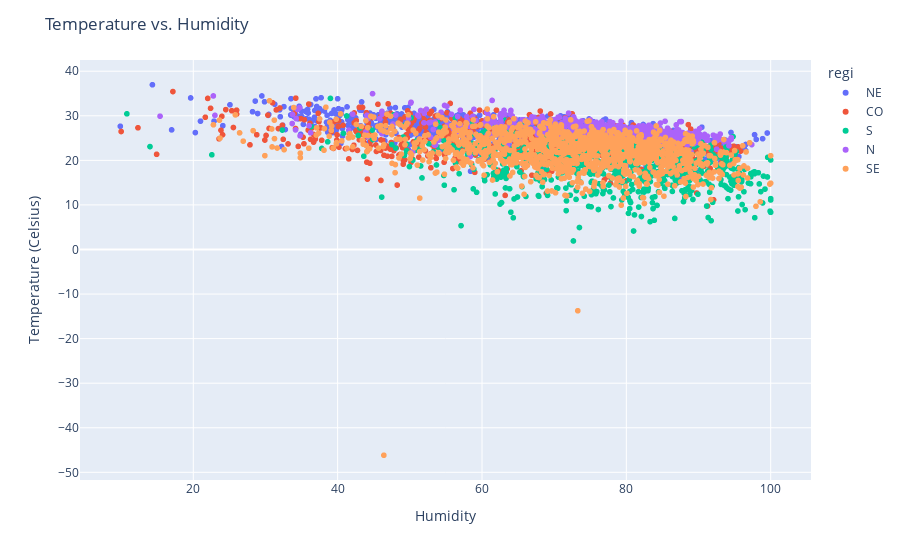

Write notebook code for a chart like this one.
### Code cell
# Create an interactive scatter plot of temperature vs. humidity with tooltip information (station name and region)
fig = px.scatter(sample_df, x='hmdy', y='temp',
                 color='regi', hover_name='inme')

# Customize the plot
fig.update_layout(title='Temperature vs. Humidity',
                  xaxis_title='Humidity',
                  yaxis_title='Temperature (Celsius)',
                  hovermode='closest')

# Display the plot
fig.show()

### Figure 1 — Plotly figure (JSON) as saved in the notebook; plotly's stock layout.template omitted (floating-point values rounded to 4 significant figures; data arrays with more than 128 entries replaced by an {"elided": "..."} marker saying what was removed)
{"data": [{"hovertemplate": "<b>%{hovertext}</b><br><br>regi=NE<br>hmdy=%{x}<br>temp=%{y}<extra></extra>", "hovertext": {"elided": "1324 str values"}, "legendgroup": "NE", "marker": {"color": "#636efa", "symbol": "circle"}, "mode": "markers", "name": "NE", "showlegend": true, "type": "scattergl", "x": {"elided": "1324 float values"}, "xaxis": "x", "y": {"elided": "1324 float values"}, "yaxis": "y"}, {"hovertemplate": "<b>%{hovertext}</b><br><br>regi=CO<br>hmdy=%{x}<br>temp=%{y}<extra></extra>", "hovertext": {"elided": "939 str values"}, "legendgroup": "CO", "marker": {"color": "#EF553B", "symbol": "circle"}, "mode": "markers", "name": "CO", "showlegend": true, "type": "scattergl", "x": {"elided": "939 float values"}, "xaxis": "x", "y": {"elided": "939 float values"}, "yaxis": "y"}, {"hovertemplate": "<b>%{hovertext}</b><br><br>regi=S<br>hmdy=%{x}<br>temp=%{y}<extra></extra>", "hovertext": {"elided": "830 str values"}, "legendgroup": "S", "marker": {"color": "#00cc96", "symbol": "circle"}, "mode": "markers", "name": "S", "showlegend": true, "type": "scattergl", "x": {"elided": "830 float values"}, "xaxis": "x", "y": {"elided": "830 float values"}, "yaxis": "y"}, {"hovertemplate": "<b>%{hovertext}</b><br><br>regi=N<br>hmdy=%{x}<br>temp=%{y}<extra></extra>", "hovertext": {"elided": "665 str values"}, "legendgroup": "N", "marker": {"color": "#ab63fa", "symbol": "circle"}, "mode": "markers", "name": "N", "showlegend": true, "type": "scattergl", "x": {"elided": "665 float values"}, "xaxis": "x", "y": {"elided": "665 float values"}, "yaxis": "y"}, {"hovertemplate": "<b>%{hovertext}</b><br><br>regi=SE<br>hmdy=%{x}<br>temp=%{y}<extra></extra>", "hovertext": {"elided": "1242 str values"}, "legendgroup": "SE", "marker": {"color": "#FFA15A", "symbol": "circle"}, "mode": "markers", "name": "SE", "showlegend": true, "type": "scattergl", "x": {"elided": "1242 float values"}, "xaxis": "x", "y": {"elided": "1242 float values"}, "yaxis": "y"}], "layout": {"hovermode": "closest", "legend": {"title": {"text": "regi"}, "tracegroupgap": 0}, "margin": {"t": 60}, "title": {"text": "Temperature vs. Humidity"}, "xaxis": {"anchor": "y", "domain": [0, 1], "title": {"text": "Humidity"}}, "yaxis": {"anchor": "x", "domain": [0, 1], "title": {"text": "Temperature (Celsius)"}}}}
